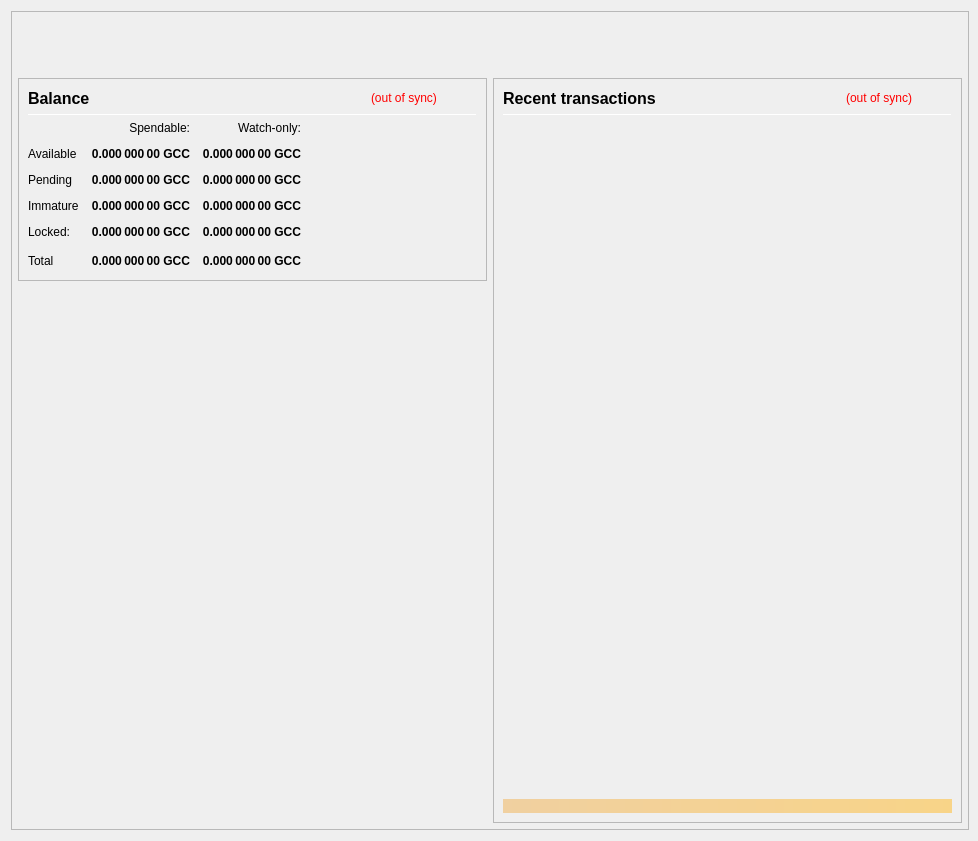
<?xml version="1.0" encoding="UTF-8"?>
<ui version="4.0">
 <class>OverviewPage</class>
 <widget class="QWidget" name="OverviewPage">
  <property name="geometry">
   <rect>
    <x>0</x>
    <y>0</y>
    <width>978</width>
    <height>841</height>
   </rect>
  </property>
  <property name="minimumSize">
   <size>
    <width>960</width>
    <height>682</height>
   </size>
  </property>
  <property name="font">
   <font>
    <weight>50</weight>
    <bold>false</bold>
   </font>
  </property>
  <property name="windowTitle">
   <string>Form</string>
  </property>
  <layout class="QVBoxLayout" name="topLayout" stretch="0">
   <property name="rightMargin">
    <number>9</number>
   </property>
   <item>
    <widget class="QFrame" name="frame_BG">
     <property name="minimumSize">
      <size>
       <width>850</width>
       <height>610</height>
      </size>
     </property>
     <property name="maximumSize">
      <size>
       <width>16777215</width>
       <height>16777215</height>
      </size>
     </property>
     <property name="frameShape">
      <enum>QFrame::StyledPanel</enum>
     </property>
     <property name="frameShadow">
      <enum>QFrame::Raised</enum>
     </property>
     <layout class="QVBoxLayout" name="verticalLayout_3" stretch="0">
      <property name="leftMargin">
       <number>0</number>
      </property>
      <property name="topMargin">
       <number>0</number>
      </property>
      <property name="rightMargin">
       <number>0</number>
      </property>
      <property name="bottomMargin">
       <number>6</number>
      </property>
      <item>
       <layout class="QVBoxLayout" name="verticalLayout_Master" stretch="0,1">
        <property name="leftMargin">
         <number>0</number>
        </property>
        <property name="topMargin">
         <number>0</number>
        </property>
        <property name="rightMargin">
         <number>0</number>
        </property>
        <property name="bottomMargin">
         <number>0</number>
        </property>
        <item>
         <widget class="QFrame" name="frame_Header">
          <layout class="QVBoxLayout" name="verticalLayout_Header" stretch="0">
           <property name="leftMargin">
            <number>0</number>
           </property>
           <property name="topMargin">
            <number>0</number>
           </property>
           <property name="rightMargin">
            <number>0</number>
           </property>
           <property name="bottomMargin">
            <number>0</number>
           </property>
           <item>
            <layout class="QHBoxLayout" name="horizontalLayout_Header" stretch="1,0">
             <property name="spacing">
              <number>6</number>
             </property>
             <item>
              <spacer name="horizontalSpacer_Header">
               <property name="orientation">
                <enum>Qt::Horizontal</enum>
               </property>
               <property name="sizeHint" stdset="0">
                <size>
                 <width>40</width>
                 <height>20</height>
                </size>
               </property>
              </spacer>
             </item>
             <item>
              <widget class="QLabel" name="labelOverviewHeaderRight">
               <property name="minimumSize">
                <size>
                 <width>464</width>
                 <height>60</height>
                </size>
               </property>
               <property name="maximumSize">
                <size>
                 <width>16777215</width>
                 <height>60</height>
                </size>
               </property>
               <property name="font">
                <font>
                 <pointsize>14</pointsize>
                </font>
               </property>
               <property name="text">
                <string/>
               </property>
               <property name="alignment">
                <set>Qt::AlignRight|Qt::AlignTrailing|Qt::AlignVCenter</set>
               </property>
              </widget>
             </item>
            </layout>
           </item>
          </layout>
         </widget>
        </item>
        <item>
         <widget class="QFrame" name="frame_Content">
          <layout class="QVBoxLayout" name="verticalLayout_Content">
           <property name="leftMargin">
            <number>6</number>
           </property>
           <property name="topMargin">
            <number>0</number>
           </property>
           <property name="rightMargin">
            <number>6</number>
           </property>
           <property name="bottomMargin">
            <number>0</number>
           </property>
           <item>
            <layout class="QHBoxLayout" name="horizontalLayout_Content" stretch="1,1">
             <property name="spacing">
              <number>6</number>
             </property>
             <item>
              <layout class="QVBoxLayout" name="verticalLayout_left" stretch="0,0">
               <item>
                <widget class="QFrame" name="frameBalances">
                 <property name="frameShape">
                  <enum>QFrame::StyledPanel</enum>
                 </property>
                 <property name="frameShadow">
                  <enum>QFrame::Raised</enum>
                 </property>
                 <layout class="QVBoxLayout" name="verticalLayout_4">
                  <item>
                   <layout class="QHBoxLayout" name="hlBalancesHeader" stretch="2,0,0">
                    <property name="spacing">
                     <number>6</number>
                    </property>
                    <item>
                     <widget class="QLabel" name="labelBalances">
                      <property name="minimumSize">
                       <size>
                        <width>0</width>
                        <height>0</height>
                       </size>
                      </property>
                      <property name="font">
                       <font>
                        <pointsize>12</pointsize>
                        <weight>75</weight>
                        <bold>true</bold>
                       </font>
                      </property>
                      <property name="text">
                       <string>Balance</string>
                      </property>
                     </widget>
                    </item>
                    <item>
                     <widget class="QLabel" name="labelWalletStatus">
                      <property name="cursor">
                       <cursorShape>WhatsThisCursor</cursorShape>
                      </property>
                      <property name="toolTip">
                       <string>The displayed information may be out of date. Your wallet automatically synchronizes with the Green City network after a connection is established, but this process has not completed yet.</string>
                      </property>
                      <property name="styleSheet">
                       <string notr="true">QLabel { color: red; }</string>
                      </property>
                      <property name="text">
                       <string notr="true">(out of sync)</string>
                      </property>
                      <property name="alignment">
                       <set>Qt::AlignLeading|Qt::AlignLeft|Qt::AlignVCenter</set>
                      </property>
                     </widget>
                    </item>
                    <item>
                     <spacer name="hsBalancesHeader">
                      <property name="orientation">
                       <enum>Qt::Horizontal</enum>
                      </property>
                      <property name="sizeHint" stdset="0">
                       <size>
                        <width>40</width>
                        <height>20</height>
                       </size>
                      </property>
                     </spacer>
                    </item>
                   </layout>
                  </item>
                  <item>
                   <widget class="Line" name="lineBalances">
                    <property name="minimumSize">
                     <size>
                      <width>0</width>
                      <height>1</height>
                     </size>
                    </property>
                    <property name="maximumSize">
                     <size>
                      <width>16777215</width>
                      <height>1</height>
                     </size>
                    </property>
                    <property name="orientation">
                     <enum>Qt::Horizontal</enum>
                    </property>
                   </widget>
                  </item>
                  <item>
                   <layout class="QGridLayout" name="gridLayout">
                    <property name="spacing">
                     <number>12</number>
                    </property>
                    <item row="0" column="1">
                     <widget class="QLabel" name="labelSpendable">
                      <property name="text">
                       <string>Spendable:</string>
                      </property>
                      <property name="alignment">
                       <set>Qt::AlignRight|Qt::AlignTrailing|Qt::AlignVCenter</set>
                      </property>
                     </widget>
                    </item>
                    <item row="0" column="2">
                     <widget class="QLabel" name="labelWatchonly">
                      <property name="text">
                       <string>Watch-only:</string>
                      </property>
                      <property name="alignment">
                       <set>Qt::AlignRight|Qt::AlignTrailing|Qt::AlignVCenter</set>
                      </property>
                     </widget>
                    </item>
                    <item row="1" column="0">
                     <widget class="QLabel" name="labelAvailableText">
                      <property name="text">
                       <string>Available</string>
                      </property>
                      <property name="textInteractionFlags">
                       <set>Qt::NoTextInteraction</set>
                      </property>
                     </widget>
                    </item>
                    <item row="1" column="1">
                     <widget class="QLabel" name="labelAvailable">
                      <property name="font">
                       <font>
                        <weight>75</weight>
                        <bold>true</bold>
                       </font>
                      </property>
                      <property name="cursor">
                       <cursorShape>ArrowCursor</cursorShape>
                      </property>
                      <property name="toolTip">
                       <string>Your current spendable balance</string>
                      </property>
                      <property name="text">
                       <string notr="true">0.000 000 00 GCC</string>
                      </property>
                      <property name="alignment">
                       <set>Qt::AlignRight|Qt::AlignTrailing|Qt::AlignVCenter</set>
                      </property>
                      <property name="textInteractionFlags">
                       <set>Qt::NoTextInteraction</set>
                      </property>
                     </widget>
                    </item>
                    <item row="1" column="2">
                     <widget class="QLabel" name="labelWatchAvailable">
                      <property name="font">
                       <font>
                        <weight>75</weight>
                        <bold>true</bold>
                       </font>
                      </property>
                      <property name="cursor">
                       <cursorShape>ArrowCursor</cursorShape>
                      </property>
                      <property name="toolTip">
                       <string>Your current balance in watch-only addresses</string>
                      </property>
                      <property name="text">
                       <string notr="true">0.000 000 00 GCC</string>
                      </property>
                      <property name="alignment">
                       <set>Qt::AlignRight|Qt::AlignTrailing|Qt::AlignVCenter</set>
                      </property>
                      <property name="textInteractionFlags">
                       <set>Qt::NoTextInteraction</set>
                      </property>
                     </widget>
                    </item>
                    <item row="2" column="0">
                     <widget class="QLabel" name="labelPendingText">
                      <property name="text">
                       <string>Pending</string>
                      </property>
                      <property name="textInteractionFlags">
                       <set>Qt::NoTextInteraction</set>
                      </property>
                     </widget>
                    </item>
                    <item row="2" column="1">
                     <widget class="QLabel" name="labelPending">
                      <property name="font">
                       <font>
                        <weight>75</weight>
                        <bold>true</bold>
                       </font>
                      </property>
                      <property name="cursor">
                       <cursorShape>ArrowCursor</cursorShape>
                      </property>
                      <property name="toolTip">
                       <string>Total of transactions that have yet to be confirmed, and do not yet count toward the spendable balance</string>
                      </property>
                      <property name="text">
                       <string notr="true">0.000 000 00 GCC</string>
                      </property>
                      <property name="alignment">
                       <set>Qt::AlignRight|Qt::AlignTrailing|Qt::AlignVCenter</set>
                      </property>
                      <property name="textInteractionFlags">
                       <set>Qt::NoTextInteraction</set>
                      </property>
                     </widget>
                    </item>
                    <item row="2" column="2">
                     <widget class="QLabel" name="labelWatchPending">
                      <property name="font">
                       <font>
                        <weight>75</weight>
                        <bold>true</bold>
                       </font>
                      </property>
                      <property name="cursor">
                       <cursorShape>ArrowCursor</cursorShape>
                      </property>
                      <property name="toolTip">
                       <string>Unconfirmed transactions to watch-only addresses</string>
                      </property>
                      <property name="text">
                       <string notr="true">0.000 000 00 GCC</string>
                      </property>
                      <property name="alignment">
                       <set>Qt::AlignRight|Qt::AlignTrailing|Qt::AlignVCenter</set>
                      </property>
                      <property name="textInteractionFlags">
                       <set>Qt::NoTextInteraction</set>
                      </property>
                     </widget>
                    </item>
                    <item row="3" column="0">
                     <widget class="QLabel" name="labelImmatureText">
                      <property name="text">
                       <string>Immature</string>
                      </property>
                      <property name="textInteractionFlags">
                       <set>Qt::NoTextInteraction</set>
                      </property>
                     </widget>
                    </item>
                    <item row="3" column="1">
                     <widget class="QLabel" name="labelImmature">
                      <property name="font">
                       <font>
                        <weight>75</weight>
                        <bold>true</bold>
                       </font>
                      </property>
                      <property name="cursor">
                       <cursorShape>ArrowCursor</cursorShape>
                      </property>
                      <property name="toolTip">
                       <string>Staked or masternode rewards that has not yet matured</string>
                      </property>
                      <property name="text">
                       <string notr="true">0.000 000 00 GCC</string>
                      </property>
                      <property name="alignment">
                       <set>Qt::AlignRight|Qt::AlignTrailing|Qt::AlignVCenter</set>
                      </property>
                      <property name="textInteractionFlags">
                       <set>Qt::NoTextInteraction</set>
                      </property>
                     </widget>
                    </item>
                    <item row="3" column="2">
                     <widget class="QLabel" name="labelWatchImmature">
                      <property name="font">
                       <font>
                        <weight>75</weight>
                        <bold>true</bold>
                       </font>
                      </property>
                      <property name="cursor">
                       <cursorShape>ArrowCursor</cursorShape>
                      </property>
                      <property name="toolTip">
                       <string>Staked or masternode rewards in watch-only addresses that has not yet matured</string>
                      </property>
                      <property name="text">
                       <string notr="true">0.000 000 00 GCC</string>
                      </property>
                      <property name="alignment">
                       <set>Qt::AlignRight|Qt::AlignTrailing|Qt::AlignVCenter</set>
                      </property>
                      <property name="textInteractionFlags">
                       <set>Qt::NoTextInteraction</set>
                      </property>
                     </widget>
                    </item>
                    <item row="4" column="0">
                     <widget class="QLabel" name="labelLockedText">
                      <property name="toolTip">
                       <string>Locked GCC or Masternode collaterals.</string>
                      </property>
                      <property name="text">
                       <string>Locked:</string>
                      </property>
                     </widget>
                    </item>
                    <item row="4" column="1">
                     <widget class="QLabel" name="labelLocked">
                      <property name="font">
                       <font>
                        <weight>75</weight>
                        <bold>true</bold>
                       </font>
                      </property>
                      <property name="cursor">
                       <cursorShape>ArrowCursor</cursorShape>
                      </property>
                      <property name="toolTip">
                       <string>Locked GCC or Masternode collaterals.</string>
                      </property>
                      <property name="text">
                       <string notr="true">0.000 000 00 GCC</string>
                      </property>
                      <property name="alignment">
                       <set>Qt::AlignRight|Qt::AlignTrailing|Qt::AlignVCenter</set>
                      </property>
                      <property name="textInteractionFlags">
                       <set>Qt::NoTextInteraction</set>
                      </property>
                     </widget>
                    </item>
                    <item row="4" column="2">
                     <widget class="QLabel" name="labelWatchLocked">
                      <property name="font">
                       <font>
                        <weight>75</weight>
                        <bold>true</bold>
                       </font>
                      </property>
                      <property name="cursor">
                       <cursorShape>ArrowCursor</cursorShape>
                      </property>
                      <property name="toolTip">
                       <string>Current locked balance in watch-only addresses</string>
                      </property>
                      <property name="text">
                       <string notr="true">0.000 000 00 GCC</string>
                      </property>
                      <property name="alignment">
                       <set>Qt::AlignRight|Qt::AlignTrailing|Qt::AlignVCenter</set>
                      </property>
                      <property name="textInteractionFlags">
                       <set>Qt::NoTextInteraction</set>
                      </property>
                     </widget>
                    </item>
                    <item row="5" column="0">
                     <widget class="QLabel" name="labelTotalText">
                      <property name="text">
                       <string>Total</string>
                      </property>
                      <property name="textInteractionFlags">
                       <set>Qt::NoTextInteraction</set>
                      </property>
                     </widget>
                    </item>
                    <item row="5" column="1">
                     <widget class="QLabel" name="labelTotal">
                      <property name="font">
                       <font>
                        <weight>75</weight>
                        <bold>true</bold>
                       </font>
                      </property>
                      <property name="cursor">
                       <cursorShape>ArrowCursor</cursorShape>
                      </property>
                      <property name="toolTip">
                       <string>Your current total balance</string>
                      </property>
                      <property name="text">
                       <string notr="true">0.000 000 00 GCC</string>
                      </property>
                      <property name="alignment">
                       <set>Qt::AlignRight|Qt::AlignTrailing|Qt::AlignVCenter</set>
                      </property>
                      <property name="textInteractionFlags">
                       <set>Qt::NoTextInteraction</set>
                      </property>
                     </widget>
                    </item>
                    <item row="5" column="2">
                     <widget class="QLabel" name="labelWatchTotal">
                      <property name="font">
                       <font>
                        <weight>75</weight>
                        <bold>true</bold>
                       </font>
                      </property>
                      <property name="cursor">
                       <cursorShape>ArrowCursor</cursorShape>
                      </property>
                      <property name="toolTip">
                       <string>Current total balance in watch-only addresses</string>
                      </property>
                      <property name="text">
                       <string notr="true">0.000 000 00 GCC</string>
                      </property>
                      <property name="alignment">
                       <set>Qt::AlignRight|Qt::AlignTrailing|Qt::AlignVCenter</set>
                      </property>
                      <property name="textInteractionFlags">
                       <set>Qt::NoTextInteraction</set>
                      </property>
                     </widget>
                    </item>
                    <item row="5" column="3">
                     <spacer name="hsBalances">
                      <property name="orientation">
                       <enum>Qt::Horizontal</enum>
                      </property>
                      <property name="sizeHint" stdset="0">
                       <size>
                        <width>40</width>
                        <height>20</height>
                       </size>
                      </property>
                     </spacer>
                    </item>
                   </layout>
                  </item>
                 </layout>
                </widget>
               </item>
               <item>
                <spacer name="verticalSpacer">
                 <property name="orientation">
                  <enum>Qt::Vertical</enum>
                 </property>
                 <property name="sizeHint" stdset="0">
                  <size>
                   <width>20</width>
                   <height>40</height>
                  </size>
                 </property>
                </spacer>
               </item>
              </layout>
             </item>
             <item>
              <layout class="QVBoxLayout" name="verticalLayout_right" stretch="1">
               <item>
                <widget class="QFrame" name="frame_RecentTransactions">
                 <property name="minimumSize">
                  <size>
                   <width>0</width>
                   <height>0</height>
                  </size>
                 </property>
                 <property name="frameShape">
                  <enum>QFrame::StyledPanel</enum>
                 </property>
                 <property name="frameShadow">
                  <enum>QFrame::Raised</enum>
                 </property>
                 <layout class="QVBoxLayout" name="verticalLayout_1" stretch="0,0,0,0,0">
                  <item>
                   <layout class="QHBoxLayout" name="horizontalLayout_2" stretch="2,0,0">
                    <property name="spacing">
                     <number>3</number>
                    </property>
                    <item>
                     <widget class="QLabel" name="labelRecentTransactions">
                      <property name="minimumSize">
                       <size>
                        <width>0</width>
                        <height>20</height>
                       </size>
                      </property>
                      <property name="font">
                       <font>
                        <pointsize>12</pointsize>
                        <weight>75</weight>
                        <bold>true</bold>
                       </font>
                      </property>
                      <property name="text">
                       <string>Recent transactions</string>
                      </property>
                     </widget>
                    </item>
                    <item>
                     <widget class="QLabel" name="labelTransactionsStatus">
                      <property name="cursor">
                       <cursorShape>WhatsThisCursor</cursorShape>
                      </property>
                      <property name="toolTip">
                       <string>The displayed information may be out of date. Your wallet automatically synchronizes with the Green City network after a connection is established, but this process has not completed yet.</string>
                      </property>
                      <property name="styleSheet">
                       <string notr="true">QLabel { color: red; }</string>
                      </property>
                      <property name="text">
                       <string notr="true">(out of sync)</string>
                      </property>
                      <property name="alignment">
                       <set>Qt::AlignRight|Qt::AlignTrailing|Qt::AlignVCenter</set>
                      </property>
                     </widget>
                    </item>
                    <item>
                     <spacer name="horizontalSpacer">
                      <property name="orientation">
                       <enum>Qt::Horizontal</enum>
                      </property>
                      <property name="sizeHint" stdset="0">
                       <size>
                        <width>40</width>
                        <height>20</height>
                       </size>
                      </property>
                     </spacer>
                    </item>
                   </layout>
                  </item>
                  <item>
                   <widget class="Line" name="line">
                    <property name="minimumSize">
                     <size>
                      <width>0</width>
                      <height>1</height>
                     </size>
                    </property>
                    <property name="maximumSize">
                     <size>
                      <width>16777215</width>
                      <height>1</height>
                     </size>
                    </property>
                    <property name="orientation">
                     <enum>Qt::Horizontal</enum>
                    </property>
                   </widget>
                  </item>
                  <item>
                   <widget class="QListView" name="listTransactions">
                    <property name="minimumSize">
                     <size>
                      <width>0</width>
                      <height>0</height>
                     </size>
                    </property>
                    <property name="styleSheet">
                     <string notr="true">QListView { background: transparent; }</string>
                    </property>
                    <property name="frameShape">
                     <enum>QFrame::NoFrame</enum>
                    </property>
                    <property name="verticalScrollBarPolicy">
                     <enum>Qt::ScrollBarAlwaysOff</enum>
                    </property>
                    <property name="horizontalScrollBarPolicy">
                     <enum>Qt::ScrollBarAlwaysOff</enum>
                    </property>
                    <property name="selectionMode">
                     <enum>QAbstractItemView::NoSelection</enum>
                    </property>
                   </widget>
                  </item>
                  <item>
                   <spacer name="verticalSpacer_2">
                    <property name="orientation">
                     <enum>Qt::Vertical</enum>
                    </property>
                    <property name="sizeType">
                     <enum>QSizePolicy::Expanding</enum>
                    </property>
                    <property name="sizeHint" stdset="0">
                     <size>
                      <width>20</width>
                      <height>40</height>
                     </size>
                    </property>
                   </spacer>
                  </item>
                  <item>
                   <widget class="QLabel" name="labelAlerts">
                    <property name="maximumSize">
                     <size>
                      <width>16777215</width>
                      <height>16777215</height>
                     </size>
                    </property>
                    <property name="styleSheet">
                     <string notr="true">background-color: qlineargradient(x1: 0, y1: 0, x2: 1, y2: 0, stop:0 #F0D0A0, stop:1 #F8D488); color:#000000;</string>
                    </property>
                    <property name="text">
                     <string/>
                    </property>
                    <property name="wordWrap">
                     <bool>true</bool>
                    </property>
                    <property name="margin">
                     <number>3</number>
                    </property>
                   </widget>
                  </item>
                 </layout>
                </widget>
               </item>
              </layout>
             </item>
            </layout>
           </item>
          </layout>
         </widget>
        </item>
       </layout>
      </item>
     </layout>
    </widget>
   </item>
  </layout>
 </widget>
 <resources/>
 <connections/>
</ui>
